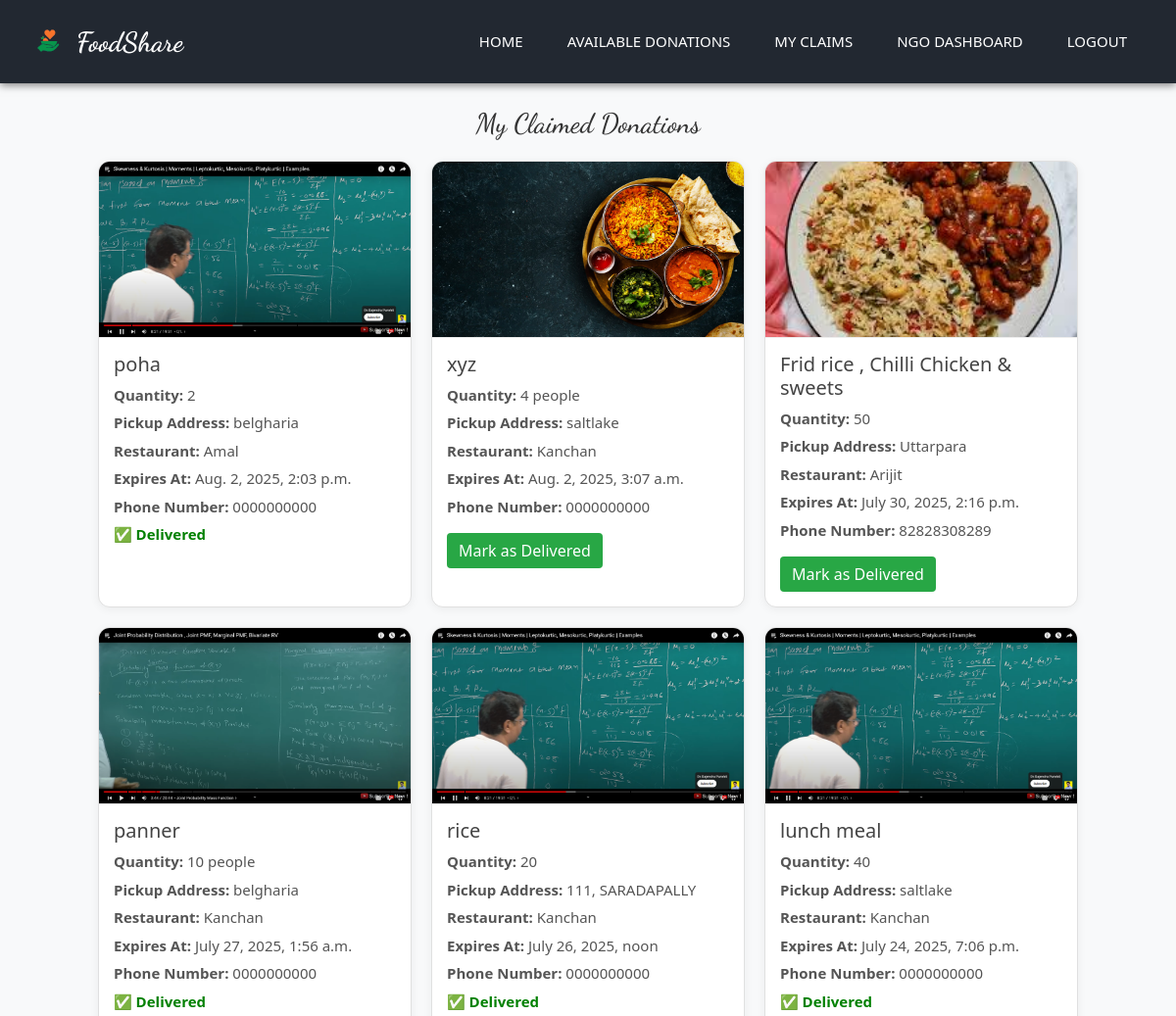
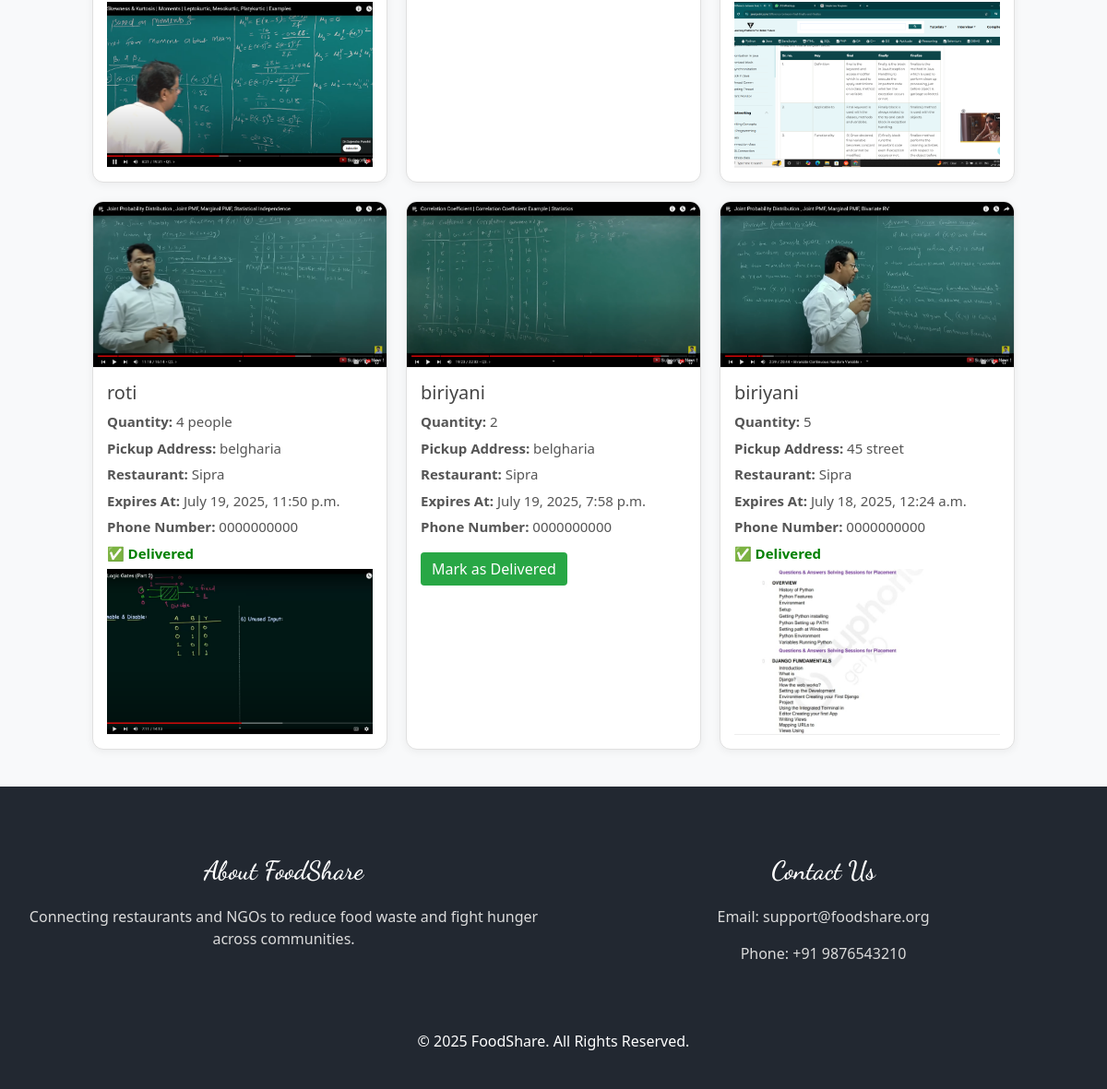
Screenshot of /my-claims/ (signed in) with the database file from the repository (2 pictures, top to bottom).
### main/models.py (models this page shows, shortened)
class FoodDonation(models.Model):
    restaurant = models.ForeignKey(settings.AUTH_USER_MODEL, on_delete=models.CASCADE)
    food_name = models.CharField(max_length=100)
    quantity = models.CharField(max_length=50)
    expiry_time = models.DateTimeField()
    location = models.CharField(max_length=200)
    photo = models.ImageField(upload_to='food_photos/', blank=True, null=True)
    added_at = models.DateTimeField(auto_now_add=True)
    is_claimed = models.BooleanField(default=False)
    phone_number = models.CharField(max_length=11, default='0000000000')
    delivered = models.BooleanField(default=False)
    delivery_photo = models.ImageField(upload_to='delivery_photos/', blank=True, null=True)
    delivered_at = models.DateTimeField(null=True, blank=True)
    qr_code = models.ImageField(upload_to='qr_codes/', blank=True, null=True)  # ✅ NEW FIELD
    claimed_by = models.ForeignKey(
        User,
        on_delete=models.SET_NULL,
        null=True,
        blank=True,
        related_name='claimed_donations'
    )

### userauth/models.py (models this page shows, shortened)
class CustomUser(AbstractUser):
    ROLE_CHOICES = (
        ('restaurant', 'DONOR'),
        ('ngo', 'NGO'),
    )
    role = models.CharField(max_length=20, choices=ROLE_CHOICES)

### main/views.py (the view)
# urls.py: path('my-claims/', my_claims_view, name='my-claims'),
@login_required
def my_claims_view(request):
    claimed_donations = FoodDonation.objects.filter(
        claimed_by=request.user
    ).order_by('-expiry_time')
    return render(request, 'main/my_claims.html', {
        'claimed_donations': claimed_donations
    })

### main/templates/main/my_claims.html
{% extends "layout.html" %}
{% load static %}
{% block extra_css %}
<link rel="stylesheet" href="{% static 'main/my_claims.css' %}">
{% endblock %}
{% block content %}
<h2>My Claimed Donations</h2>
{% if claimed_donations %}
    <div class="donation-list">
    {% for d in claimed_donations %}
        <div class="donation-card">
            {% if d.photo %}
                <img src="{{ d.photo.url }}" alt="Food Image">
            {% else %}
                <img src="{% static 'images/placeholder.png' %}" alt="No Image">
            {% endif %}
            <div class="donation-info">
                <h3>{{ d.food_name }}</h3>
                <p><strong>Quantity:</strong> {{ d.quantity }}</p>
                <p><strong>Pickup Address:</strong> {{ d.location }}</p>
                <p><strong>Restaurant:</strong> {{ d.restaurant.username }}</p>
                <p><strong>Expires At:</strong> {{ d.expiry_time }}</p>
                <p><strong>Phone Number:</strong> {{ d.phone_number }}</p>
                {% if d.delivered %}
                <p style="color: green;"><strong>✅ Delivered</strong></p>
                {% if d.delivery_photo %}
                    <img src="{{ d.delivery_photo.url }}" alt="Delivery Proof" width="200">
                {% endif %}
                {% else %}
                    <a href="{% url 'mark-as-delivered' d.id %}" class="deliver-button">Mark as Delivered</a>
                {% endif %}
            </div>
        </div>
    {% endfor %}
</div>
{% else %}
    <p>You haven't claimed any donations yet.</p>
{% endif %}
{% endblock %}

### static/css/style.css (style rules this page uses)
body { font-family: "Open Sans", sans-serif; color: #0c0c0c; background-color: #ffffff; overflow-x: hidden; }
h1, h2 { font-family: 'Dancing Script', cursive; }
a, a:hover, a:focus { text-decoration: none; }

### static/css/custom.css (style rules this page uses)
body { background: #ffffff; margin: 0; padding: 0; }
body { padding-top: 80px !important; }

### main/static/main/my_claims.css (style rules this page uses)
body { font-family: 'Segoe UI', sans-serif; background-color: #f8f9fa; margin: 0; padding: 0; }
h2 { text-align: center; margin: 30px 0 20px; color: #333; font-size: 28px; }
.donation-list { display: flex; flex-wrap: wrap; gap: 20px; justify-content: center; padding: 0 20px 40px; }
.donation-card { background-color: #fff; border: 1px solid #e0e0e0; border-radius: 12px; box-shadow: 0 2px 10px rgba(0, 0, 0, 0.06); max-width: 320px; width: 100%; overflow: hidden; transition: transform 0.2s ease-in-out; display: flex; flex-direction: column; }
.donation-card img { width: 100%; height: 180px; object-fit: cover; border-bottom: 1px solid #eee; }
.donation-info { padding: 15px; }
.donation-info h3 { margin-top: 0; font-size: 20px; color: #444; }
.donation-info p { margin: 6px 0; font-size: 15px; color: #555; }
.deliver-button { display: inline-block; margin-top: 10px; padding: 6px 12px; background-color: #28a745; color: white; text-decoration: none; border-radius: 4px; }

### rows the page displays
FoodDonation: photo (picture), food_name "poha", quantity "2", location "belgharia", restaurant.username "Amal", expiry_time "Aug. 2, 2025, 2:03 p.m.", phone_number "0000000000", delivered "✅ Delivered"
FoodDonation: food_name "xyz", quantity "4 people", location "saltlake", restaurant.username "Kanchan", expiry_time "Aug. 2, 2025, 3:07 a.m.", phone_number "0000000000", delivered "Mark as Delivered"
FoodDonation: photo (picture), food_name "Frid rice , Chilli Chicken & sweets", quantity "50", location "Uttarpara", restaurant.username "Arijit", expiry_time "July 30, 2025, 2:16 p.m.", phone_number "82828308289", delivered "Mark as Delivered"
FoodDonation: photo (picture), food_name "panner", quantity "10 people", location "belgharia", restaurant.username "Kanchan", expiry_time "July 27, 2025, 1:56 a.m.", phone_number "0000000000", delivery_photo (picture)
FoodDonation: photo (picture), food_name "rice", quantity "20", location "111, SARADAPALLY", restaurant.username "Kanchan", expiry_time "July 26, 2025, noon", phone_number "0000000000", delivered "✅ Delivered"
FoodDonation: photo (picture), food_name "lunch meal", quantity "40", location "saltlake", restaurant.username "Kanchan", expiry_time "July 24, 2025, 7:06 p.m.", phone_number "0000000000", delivery_photo (picture)
FoodDonation: photo (picture), food_name "roti", quantity "4 people", location "belgharia", restaurant.username "Sipra", expiry_time "July 19, 2025, 11:50 p.m.", phone_number "0000000000", delivery_photo (picture)
FoodDonation: photo (picture), food_name "biriyani", quantity "2", location "belgharia", restaurant.username "Sipra", expiry_time "July 19, 2025, 7:58 p.m.", phone_number "0000000000", delivered "Mark as Delivered"
FoodDonation: photo (picture), food_name "biriyani", quantity "5", location "45 street", restaurant.username "Sipra", expiry_time "July 18, 2025, 12:24 a.m.", phone_number "0000000000", delivery_photo (picture)
